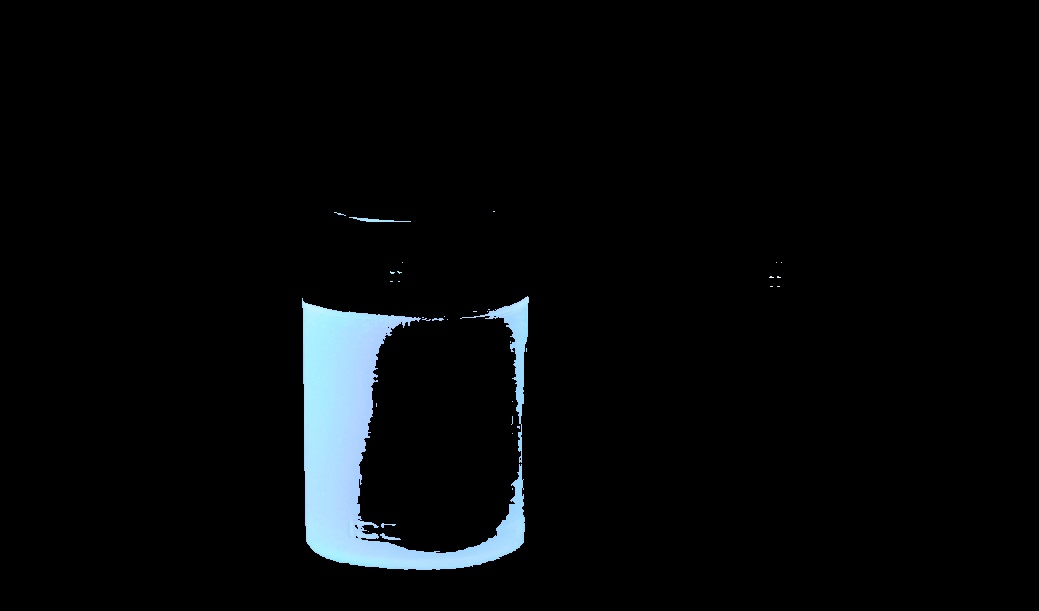
#> input picture color-detection-opencv-master/new_image.jpg, 1039 x 611 px, given in place of the camera
$ python multiple_clor_cam_pic.py
#> lines starting #> are read from the running program, lines starting #| are printed output that depends on the picture; after the words box and inside, x2 and y2 are one past the last pixel; in counts of white or black regions, pixels touching at a corner belong together; long printed decimals are rounded
# Python code for Multiple Color Detection


import numpy as np
import cv2


# Capturing video through webcam
#webcam = cv2.VideoCapture(0)
#########
# Open the default camera
cam = cv2.VideoCapture(0)

""" # Get the default frame width and height
frame_width = int(cam.get(cv2.CAP_PROP_FRAME_WIDTH))
frame_height = int(cam.get(cv2.CAP_PROP_FRAME_HEIGHT))

# Define the codec and create VideoWriter object
fourcc = cv2.VideoWriter_fourcc(*'mp4v')
out = cv2.VideoWriter('output.mp4', fourcc, 20.0, (frame_width, frame_height)) """

while True:
    ret, frame = cam.read()
#> frame is the input picture: shape (611, 1039, 3); mean B, G, R 9.2, 8.1, 6.3

    # Write the frame to the output file
    # out.write(frame)

    # Display the captured frame
    cv2.imshow('Camera', frame)

    # Press 'q' to exit the loop
    if cv2.waitKey(1) == ord('q'):
        # take image and save
        # saving image in local storage
#> (key q is pressed here)
        cv2.imwrite("Pics/GeeksForGeeks.png", frame)
        break

# Release the capture and writer objects
cam.release()
#out.release()
cv2.destroyAllWindows()
#######

# Start a while loop
while(1):

    # Reading the video from the
    # webcam in image frames
    #_, imageFrame = webcam.read()
    imageFrame = cv2.imread("Pics/GeeksForGeeks.png") #Multiple_obj.jpg Blue_pen.jpg pic_4.jpg

    # Convert the imageFrame in
    # BGR(RGB color space) to
    # HSV(hue-saturation-value)
    # color space
    hsvFrame = cv2.cvtColor(imageFrame, cv2.COLOR_BGR2HSV)
#> hsvFrame: shape (611, 1039, 3); mean H, S, V 5.4, 8.3, 9.2

    # Set range for red color and
    # define mask
    red_lower = np.array([136, 87, 111], np.uint8)
    red_upper = np.array([180, 255, 255], np.uint8)
    red_mask = cv2.inRange(hsvFrame, red_lower, red_upper)
#> red_mask: shape (611, 1039); every value is 0

    # Set range for green color and
    # define mask
    green_lower = np.array([25, 52, 72], np.uint8)
    green_upper = np.array([102, 255, 255], np.uint8)
    green_mask = cv2.inRange(hsvFrame, green_lower, green_upper)
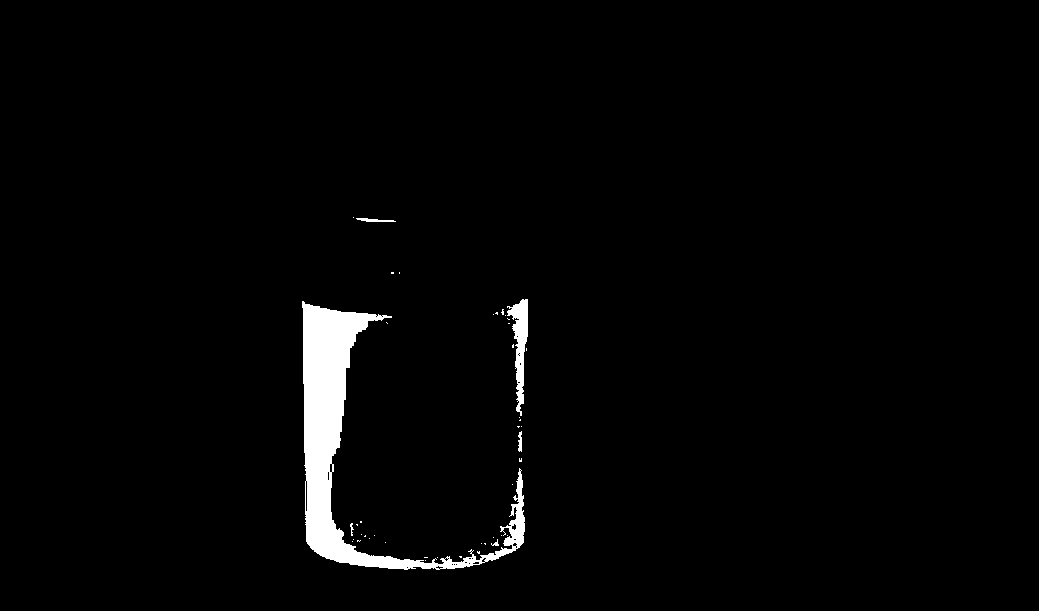
#> green_mask: shape (611, 1039); 2.1% white; 44 white regions (38 under 20 px), largest, box (x1, y1, x2, y2) and area: (302, 301, 525, 570) 12109, (507, 299, 528, 416) 1102, (356, 218, 396, 222) 96, (518, 431, 522, 452) 64, (350, 523, 354, 536) 25, (491, 539, 499, 546) 24

    # Set range for blue color and
    # define mask
    blue_lower = np.array([94, 80, 2], np.uint8)
    blue_upper = np.array([120, 255, 255], np.uint8)
    blue_mask = cv2.inRange(hsvFrame, blue_lower, blue_upper)
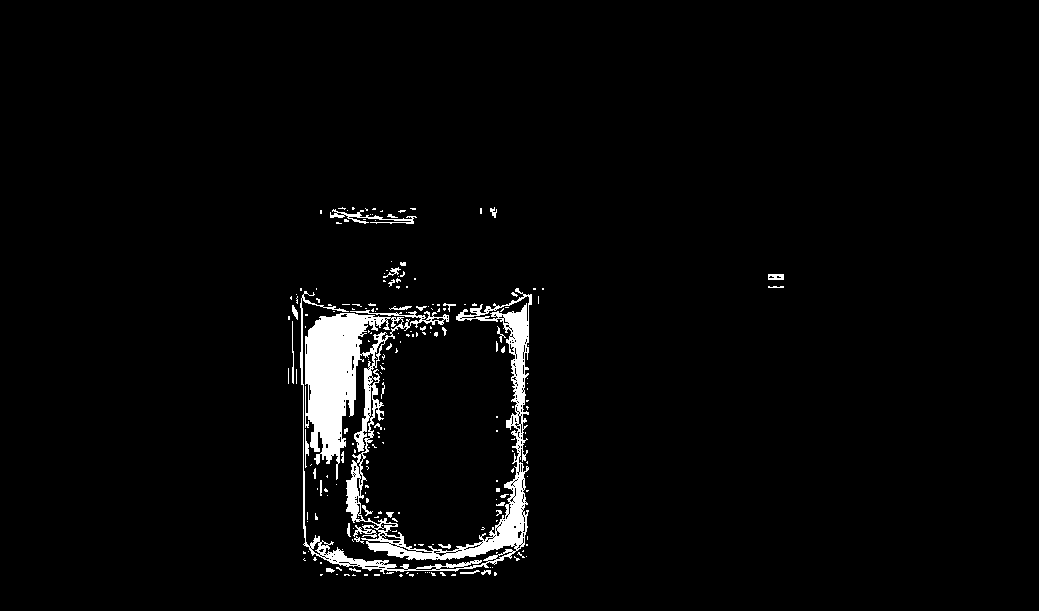
#> blue_mask: shape (611, 1039); 3% white; 212 white regions (176 under 20 px), largest, box (x1, y1, x2, y2) and area: (300, 288, 532, 574) 16670, (330, 209, 417, 224) 356, (768, 274, 784, 280) 83

    # Morphological Transform, Dilation
    # for each color and bitwise_and operator
    # between imageFrame and mask determines
    # to detect only that particular color
    kernel = np.ones((5, 5), "uint8")

    # For red color
    red_mask = cv2.dilate(red_mask, kernel)
    res_red = cv2.bitwise_and(imageFrame, imageFrame,
                            mask = red_mask)
#> res_red: shape (611, 1039, 3); every value is 0

    # For green color
    green_mask = cv2.dilate(green_mask, kernel)
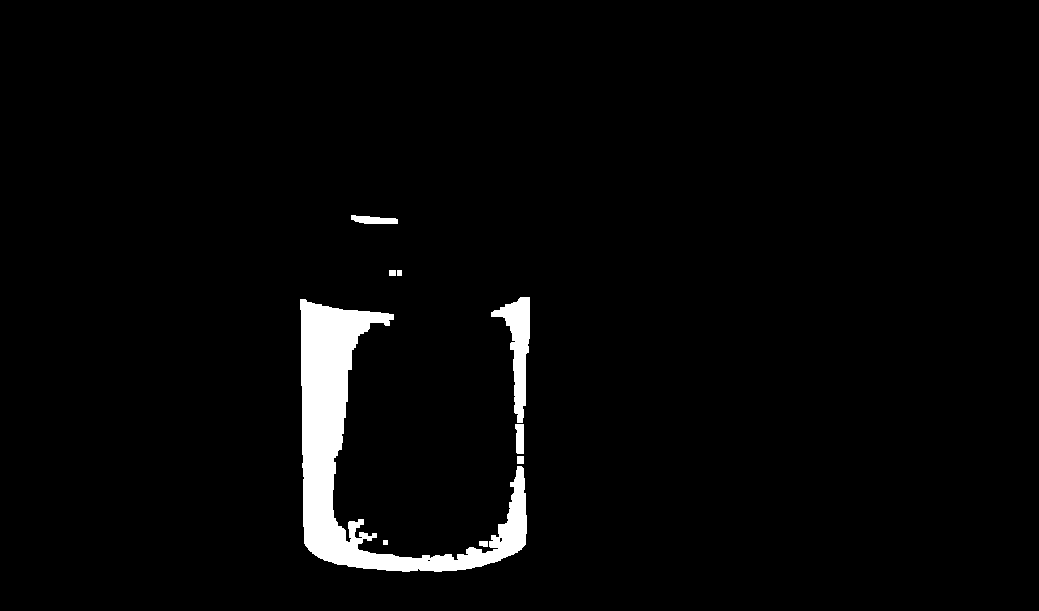
#> green_mask: shape (611, 1039); 2.9% white; 9 white regions, largest, box (x1, y1, x2, y2) and area: (300, 299, 527, 572) 15918, (491, 297, 530, 423) 2012, (351, 215, 398, 224) 305
    res_green = cv2.bitwise_and(imageFrame, imageFrame,
                                mask = green_mask)

    # For blue color
    blue_mask = cv2.dilate(blue_mask, kernel)
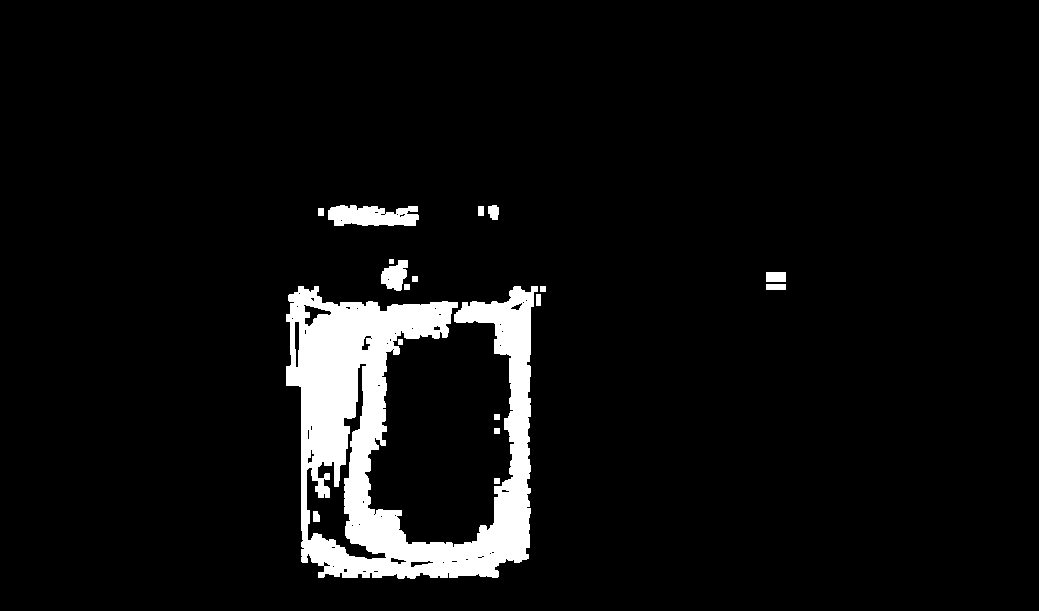
#> blue_mask: shape (611, 1039); 5.9% white; 18 white regions
    res_blue = cv2.bitwise_and(imageFrame, imageFrame,
                            mask = blue_mask)

    # Creating contour to track red color
    """ contours, hierarchy = cv2.findContours(red_mask,
                                        cv2.RETR_TREE,
                                        cv2.CHAIN_APPROX_SIMPLE)

    for pic, contour in enumerate(contours):
        area = cv2.contourArea(contour)
        if(area > 300):
            x, y, w, h = cv2.boundingRect(contour)
            imageFrame = cv2.rectangle(imageFrame, (x, y),
                                    (x + w, y + h),
                                    (0, 0, 255), 2)

            cv2.putText(imageFrame, "Red Colour", (x, y),
                        cv2.FONT_HERSHEY_SIMPLEX, 1.0,
                        (0, 0, 255)) """

    # Creating contour to track green color
    """ contours, hierarchy = cv2.findContours(green_mask,
                                        cv2.RETR_TREE,
                                        cv2.CHAIN_APPROX_SIMPLE)

    for pic, contour in enumerate(contours):
        area = cv2.contourArea(contour)
        if(area > 300):
            x, y, w, h = cv2.boundingRect(contour)
            imageFrame = cv2.rectangle(imageFrame, (x, y),
                                    (x + w, y + h),
                                    (0, 255, 0), 2)

            cv2.putText(imageFrame, "Green Colour", (x, y),
                        cv2.FONT_HERSHEY_SIMPLEX,
                        1.0, (0, 255, 0)) """

    # Creating contour to track blue color
    num_objs = 0
    contours, hierarchy = cv2.findContours(blue_mask,
                                        cv2.RETR_TREE,
                                        cv2.CHAIN_APPROX_SIMPLE)
#> contours = 76 contours, 49 with area under 20; largest, box (x1, y1, x2, y2) and area: (286, 286, 538, 579) 37537, (306, 363, 387, 560) 3624, (328, 205, 419, 226) 1410, (381, 260, 408, 291) 511, (303, 304, 332, 327) 259
    for pic, contour in enumerate(contours):
        area = cv2.contourArea(contour)
        if(4000 > area > 1000):     #300
            num_objs +=1
            x, y, w, h = cv2.boundingRect(contour)
            imageFrame = cv2.rectangle(imageFrame, (x, y),
                                    (x + w, y + h),
                                    (255, 0, 0), 2)
            # calculate coordinates of the center point of each contour cx, cy
            M = cv2.moments(contour)
            cx = int(M['m10']/M['m00'])
            cy = int(M['m01']/M['m00'])
            colorsB = imageFrame[cy,cx,0]
            colorsG = imageFrame[cy,cx,1]
            colorsR = imageFrame[cy,cx,2]
            colors = imageFrame[cy,cx,]
            hsv_value = np.uint8([[[colorsB ,colorsG,colorsR ]]])
            hsv = cv2.cvtColor(hsv_value,cv2.COLOR_BGR2HSV)
            # Access individual HSV values
            # Access the Hue channel
            hue_channel = hsv[:, :, 0]

            # Access the Saturation channel
            saturation_channel = hsv[:, :, 1]

            # Access the Value channel
            value_channel = hsv[:, :, 2]
            print("Hue:", hue_channel)
            print("Saturation:", saturation_channel)
            print("Value:", value_channel)
            temp = hue_channel[0,0]/3 # + saturation_channel[0,0]        #int(value_channel[0])
            temp1 = saturation_channel[0,0]/3
            temp2 = value_channel[0,0]/3
            tempp = float(temp + temp1 + temp2)
            #mea_value = f"{(hsv):.3f}"  #+avg_hsv[1]+avg_hsv[2]
            cv2.putText(imageFrame, f"{(tempp):.3f}", (x, y), #"Blue Colour" mea_value str(x)str(hsv)
                        cv2.FONT_HERSHEY_SIMPLEX,
                        1.0, (0, 255, 0))
            print ("HSV : " ,hsv)
            print("Coordinates of pixel: X: ",x,"Y: ",y)
            """temp = hue_channel[0,0]/3 # + saturation_channel[0,0]        #int(value_channel[0])
            temp1 = saturation_channel[0,0]/3
            temp2 = value_channel[0,0]/3
            tempp = float(temp + temp1 + temp2) """
            print(f"{tempp}")
#> this loop made 76 passes
#> (area, num_objs, x, y, w, h, cx, cy) on passes 34, 71: (3624.5, 1, 306, 363, 81, 197, 336, 493), (1409.5, 2, 328, 205, 91, 21, 371, 215)
#> area on passes 7, 13, 15, 17, 30, 35: 37537, 21.5, 83, 61.5, 45, 54
#| Hue: [[104]]
#| Saturation: [[77]]
#| Value: [[255]]
#| HSV :  [[[104  77 255]]]
#| Coordinates of pixel: X:  306 Y:  363
#| 145.333
#| Hue: [[135]]
#| Saturation: [[255]]
#| Value: [[2]]
#| HSV :  [[[135 255   2]]]
#> (further printed lines are left out)
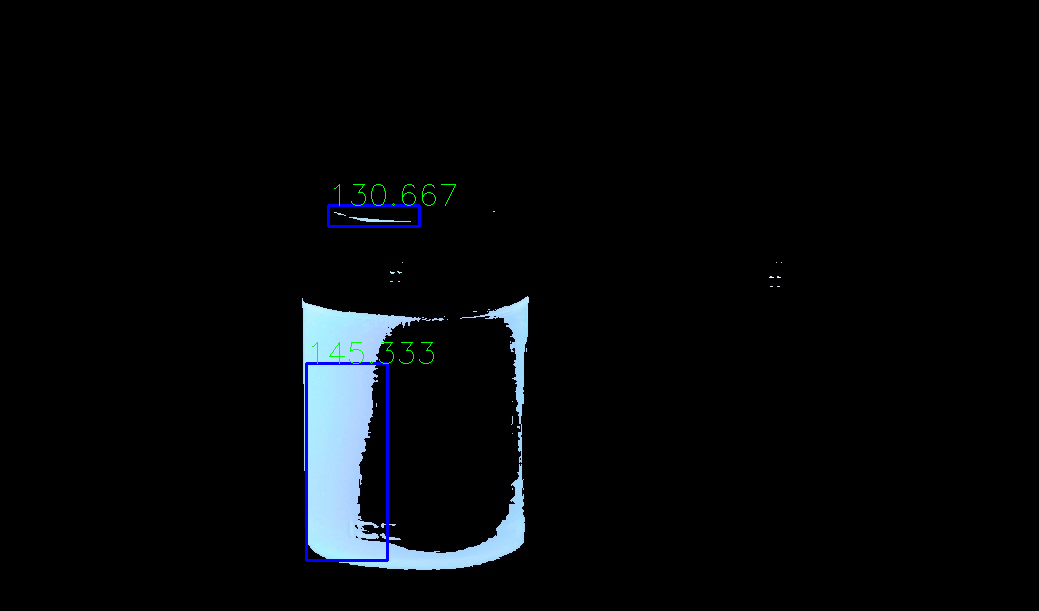
#> imageFrame: shape (611, 1039, 3); 0.45% of pixels changed, all inside (x1, y1, x2, y2) = (305, 184, 456, 562)
#> after the loop, num_objs = 2

            #print(f"{temp1}")

    print("Number of objects:", num_objs)
#| Number of objects: 2
    # Program Termination
    cv2.imshow("Multiple Color Detection in Real-TIme", imageFrame)
    if cv2.waitKey(0): #(10) & 0xFF == ord('q'):
        #webcam.release()
#> (key q is pressed here)
        cv2.destroyAllWindows()
        break
